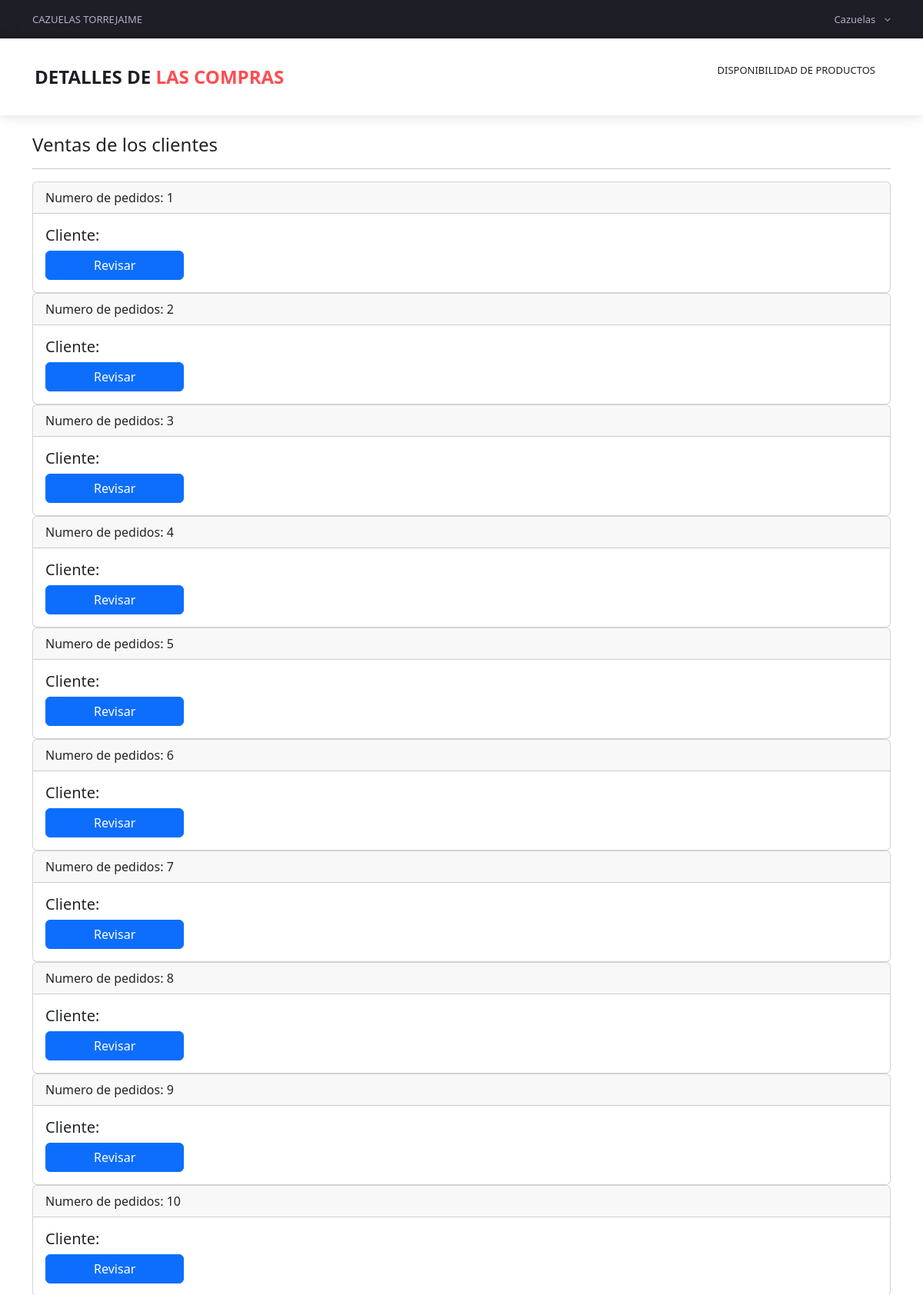
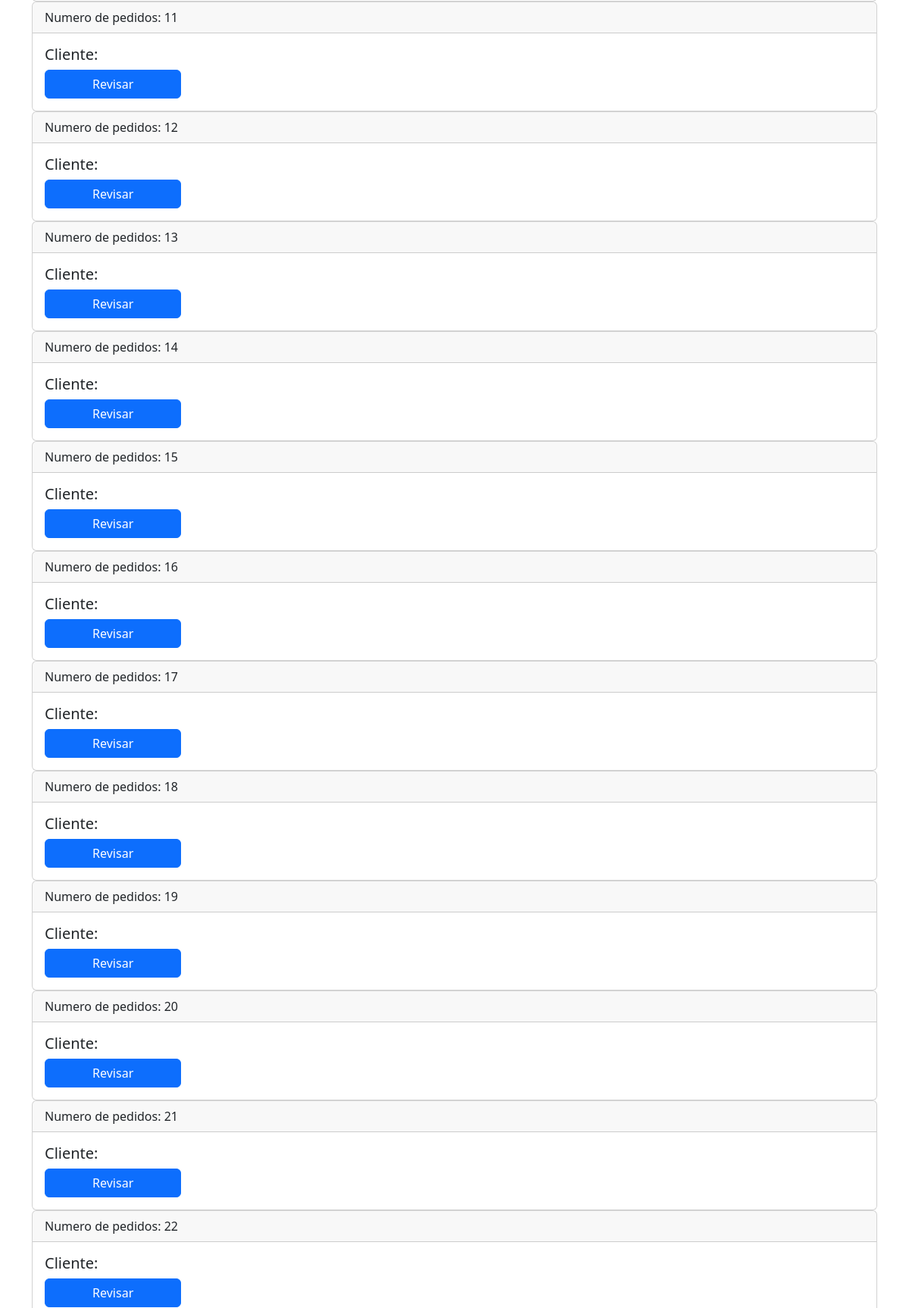
The app's page /cliente/ (signed in, upper part) with its own data (2 pictures, top to bottom).
### productos/models.py (models this page shows, shortened)
class Cliente(models.Model):
    nombre = models.CharField(max_length=250)
    direccion = models.CharField(max_length=350)
    celular = models.IntegerField()
    fecha = models.DateTimeField(auto_now_add=True)
    estado = models.IntegerField()

### productos/views.py (the view)
# urls.py: path('cliente/', views.cliente, name="cliente"),
@login_required
def cliente(request):
    cliente = Cliente.objects.all()
    return render(
        request,
        'cliente.html',
        context={'cliente': cliente}
    )

### productos/templates/cliente.html (shortened to what this page needs)
{% extends 'base.html' %}
{% block html %}
<div class="top_nav">
    <div class="container">
        <div class="row">
            <div class="col-md-6">
                <div class="top_nav_left">Cazuelas torrejaime</div>
            </div>
            <div class="col-md-6 text-right">
                <div class="top_nav_right">
                    <ul class="top_nav_menu">
                        <li class="account">
                            <a href="">
                                Cazuelas
                                <i class="fa fa-angle-down"></i>
                            </a>
                        </li>
                    </ul>
                </div>
            </div>
        </div>
    </div>
</div>
<div class="main_nav_container">
<div class="container">
<div class="row">
<div class="col-lg-12 text-right">
  <div class="logo_container">
    <a href="">Detalles de <span> las compras</span></a>
  </div>
  <nav class="navbar">
    <ul class="navbar_menu">
      <li><a href="">Disponibilidad de productos</a></li>
    </ul>
  </nav>
</div>
</div>
</div>
</div>
<br>
<main>
    <div class="container">
        <h4>Ventas de los clientes</h4>
        <hr>
        {% for clientes in cliente %}
            <div class="card">
                <div class="card-header">Numero de pedidos: {{ clientes.id }}</div>
                <div class="card-body">
                    <h5 class="card-title">Cliente: {{ clientes.carrito.nombre }}</h5>
                    <a href="" class="btn btn-primary col-2">Revisar</a>
                </div>
            </div>
        {% endfor %}
    </div>
</main>
{% endblock html %}

### productos/static/styles/main_styles.css (style rules this page uses)
* { margin: 0; padding: 0; }
div { display: block; position: relative; -webkit-box-sizing: border-box; -moz-box-sizing: border-box; box-sizing: border-box; }
ul { list-style: none; margin-bottom: 0px; }
a, a:hover, a:visited, a:active, a:link { text-decoration: none !important; -webkit-font-smoothing: antialiased; -webkit-text-shadow: rgba(0, 0, 0, .01) 0 0 1px; text-shadow: rgba(0, 0, 0, .01) 0 0 1px; }
h4 { font-size: 24px; }
h5 { font-size: 16px; }
h1, h2, h3, h4, h5, h6 { color: #282828; -webkit-font-smoothing: antialiased; -webkit-text-shadow: rgba(0, 0, 0, .01) 0 0 1px; text-shadow: rgba(0, 0, 0, .01) 0 0 1px; }
.top_nav { width: 100%; height: 50px; background: #1e1e27; }
.top_nav_left { height: 50px; line-height: 50px; font-size: 13px; color: #b5aec4; text-transform: uppercase; }
.account { display: inline-block; position: relative; min-width: 50px; padding-left: 20px; text-align: center; vertical-align: middle; background: #1e1e27; }
.account>a { display: block; color: #b5aec4; font-weight: 400; height: 50px; line-height: 50px; font-size: 13px; }
.account>a>i { margin-left: 8px; }
.main_nav_container { width: 100%; background: #FFFFFF; box-shadow: 0 0 16px rgba(0, 0, 0, 0.15); }
.navbar { width: auto; height: 100px; float: right; padding-left: 0px; padding-right: 0px; }
.navbar_menu li { display: inline-block; }
.navbar_menu li a { display: block; color: #1e1e27; font-size: 13px; font-weight: 500; text-transform: uppercase; padding: 20px; -webkit-transition: color 0.3s ease; -moz-transition: color 0.3s ease; -ms-transition: color 0.3s ease; -o-transition: color 0.3s ease; transition: color 0.3s ease; }
.logo_container { position: absolute; top: 50%; -webkit-transform: translateY(-50%); -moz-transform: translateY(-50%); -ms-transform: translateY(-50%); -o-transform: translateY(-50%); transform: translateY(-50%); left: 15px; }
.logo_container a { font-size: 24px; color: #1e1e27; font-weight: 700; text-transform: uppercase; }
.logo_container a span { color: #fe4c50; }

### records on screen
Cliente: id "1"
Cliente: id "2"
Cliente: id "3"
Cliente: id "4"
Cliente: id "5"
Cliente: id "6"
Cliente: id "7"
Cliente: id "8"
Cliente: id "9"
Cliente: id "10"
Cliente: id "11"
Cliente: id "12"
Cliente: id "13"
Cliente: id "14"
Cliente: id "15"
Cliente: id "16"
Cliente: id "17"
Cliente: id "18"
Cliente: id "19"
Cliente: id "20"
Cliente: id "21"
Cliente: id "22"
